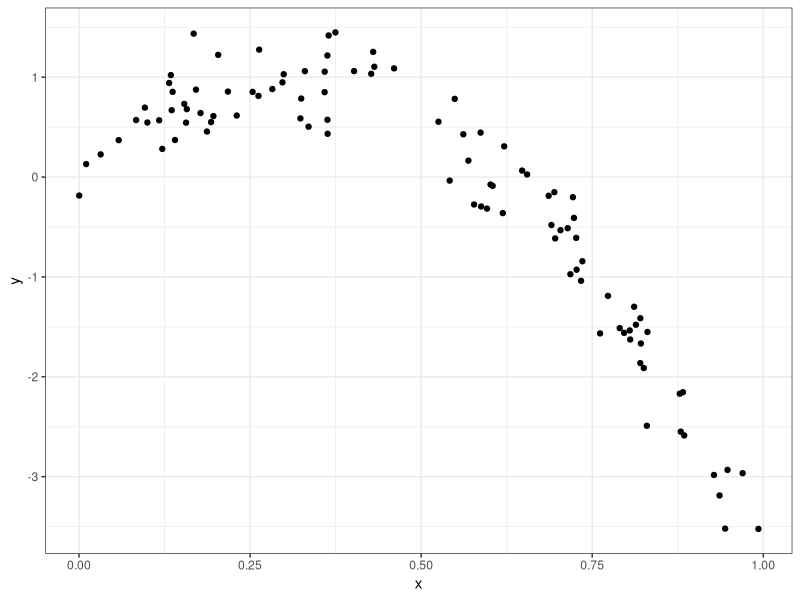
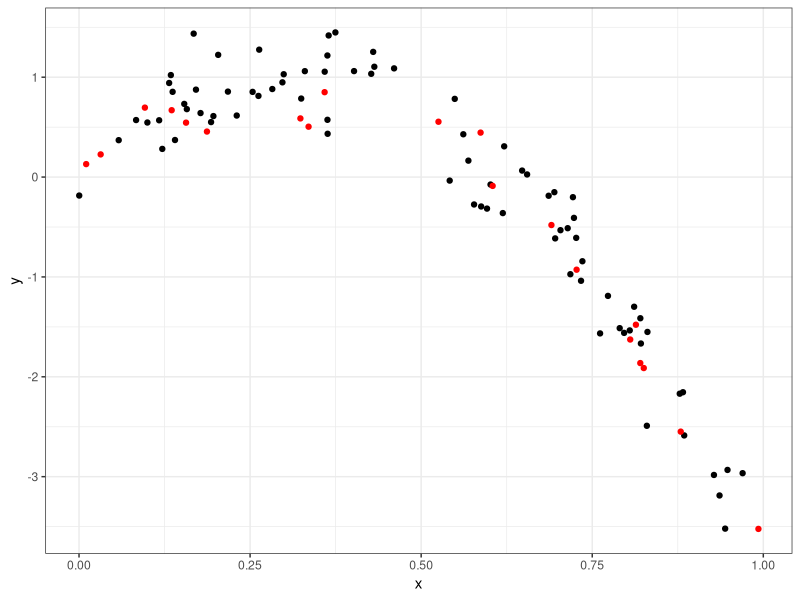
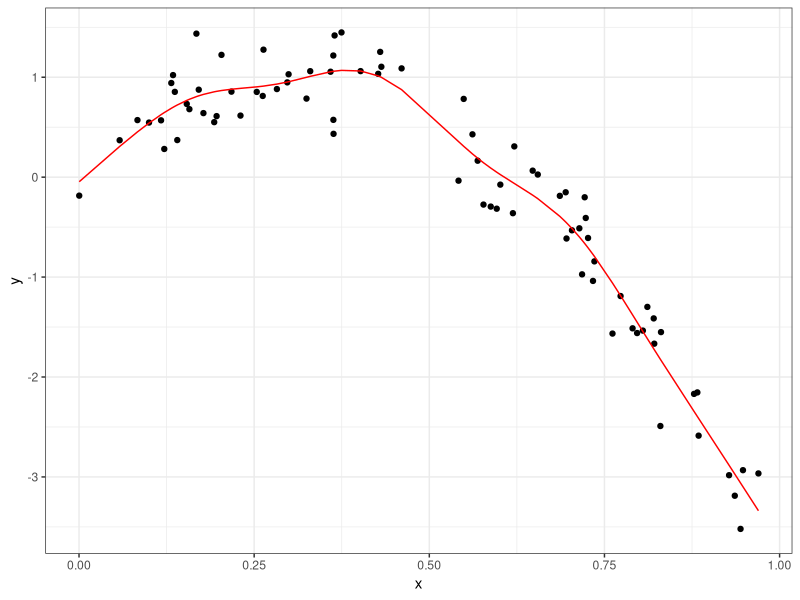
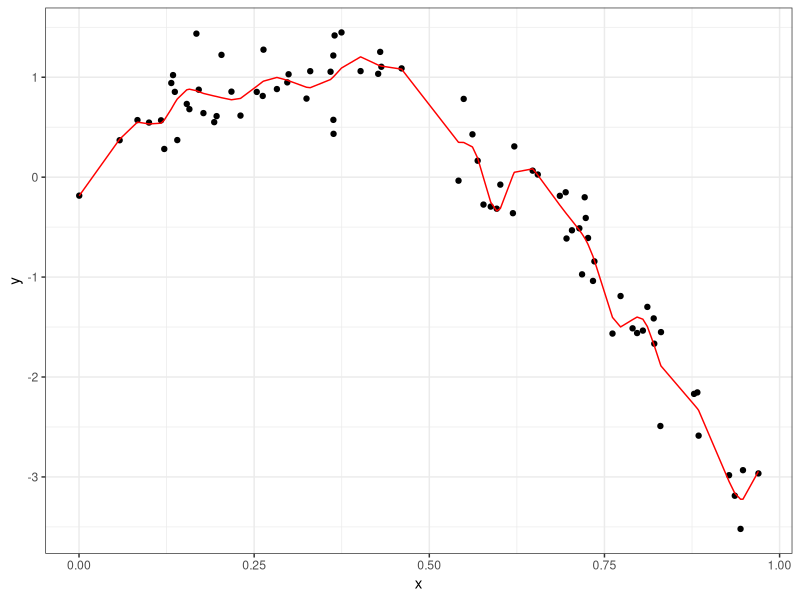
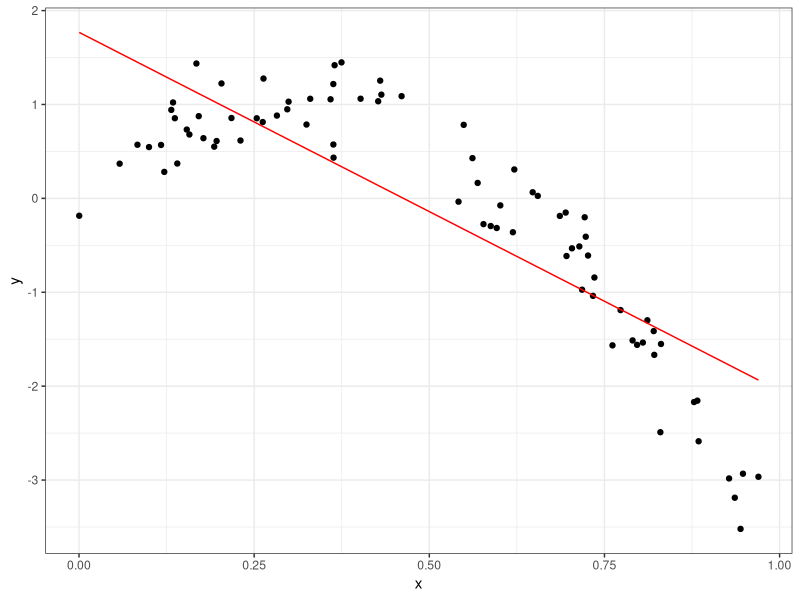
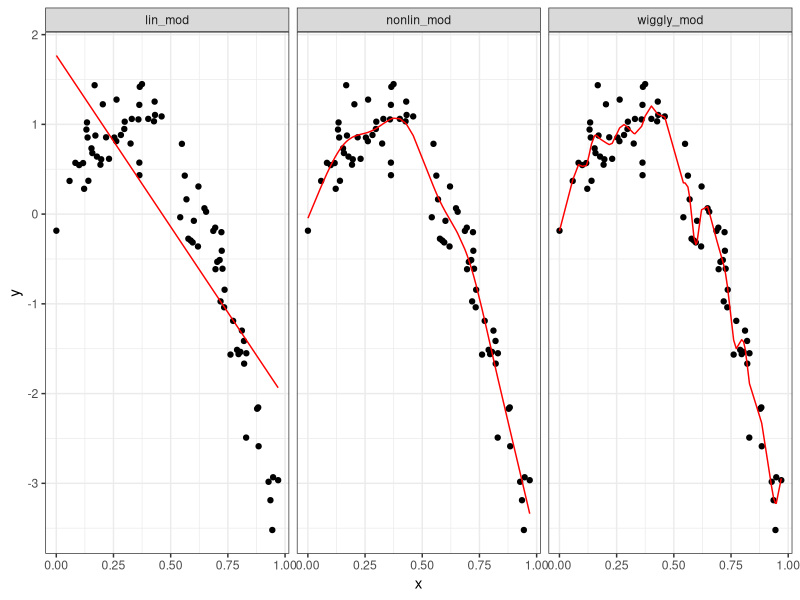

Recreate these plots in R, in order.
## ---- chunk 1
knitr::opts_chunk$set(echo = TRUE)
## ---- chunk 2
knitr::opts_chunk$set(
  collapse = TRUE,
  fig.width = 6,
  fig.asp = .6,
  out.width = "90%"
)

library(tidyverse)
library(modelr)
library(mgcv)

theme_set(theme_bw() + theme(legend.position = "bottom"))
## ---- chunk 3
nonlin_df = tibble(
  id = 1:100,
  x = runif(100, 0, 1),
  y = 1 - 10 * (x - .3) ^ 2 + rnorm(100, 0, .3)
)

ggplot(nonlin_df, aes(x = x, y = y)) + geom_point() + theme_bw()
## ---- chunk 4
train_df = sample_n(nonlin_df, 80)

test_df = anti_join(nonlin_df, train_df, by = "id")

ggplot(train_df, aes(x = x, y = y)) + 
  geom_point() + 
  geom_point(data = test_df, color = "red")
## ---- chunk 5
lin_mod = lm(y ~ x, data = train_df)
nonlin_mod = mgcv::gam(y ~ s(x), data = train_df)
wiggly_mod = mgcv::gam(y ~ s(x, k = 30), sp = 10e-6, data = train_df)
## ---- chunk 6
train_df %>% 
  add_predictions(nonlin_mod) %>% 
  ggplot(aes(x = x, y = y)) + geom_point() + 
  geom_line(aes(y = pred), color = "red")

train_df %>% 
  add_predictions(wiggly_mod) %>% 
  ggplot(aes(x = x, y = y)) + geom_point() + 
  geom_line(aes(y = pred), color = "red")

train_df %>% 
  add_predictions(lin_mod) %>% 
  ggplot(aes(x = x, y = y)) + geom_point() + 
  geom_line(aes(y = pred), color = "red")
## ---- chunk 7
train_df %>% 
  gather_predictions(lin_mod, nonlin_mod, wiggly_mod) %>% 
  mutate(model = fct_inorder(model)) %>% 
  ggplot(aes(x = x, y = y)) + 
  geom_point() + 
  geom_line(aes(y = pred), color = "red") + 
  facet_wrap(~model)
## ---- chunk 8
rmse(lin_mod, test_df)
rmse(nonlin_mod, test_df)
rmse(wiggly_mod, test_df)
